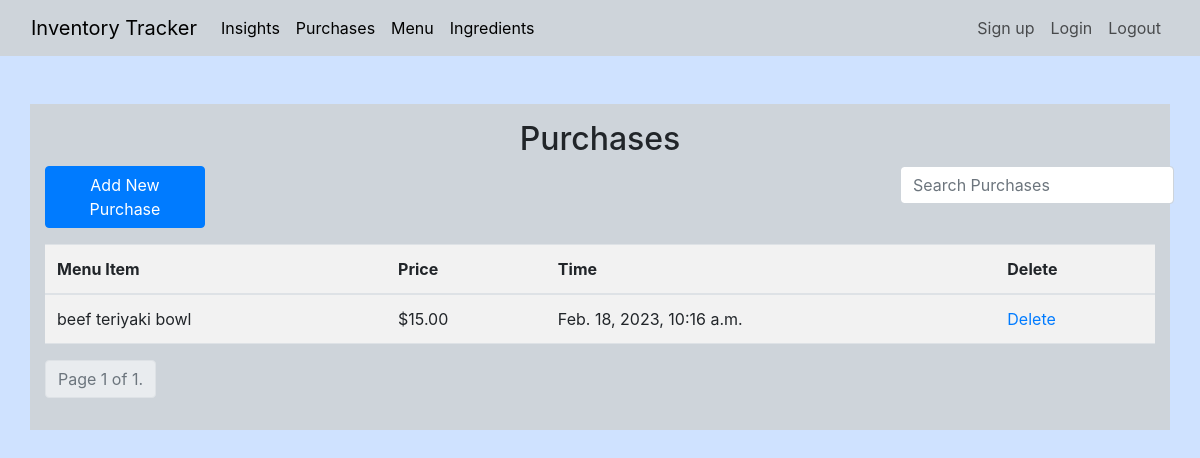
The page /purchases/ (signed in) on the database its author committed.
### inventoryApp/models.py (models this page shows, shortened)
class Purchase(models.Model):
    menu_item = models.ForeignKey(MenuItem, on_delete=models.CASCADE)
    timestamp = models.DateTimeField(auto_now_add=True)
    user = models.ForeignKey(User, on_delete=models.CASCADE, default=None)

class MenuItem(models.Model):
    title = models.CharField(max_length=200, unique=True)
    price = models.FloatField(default=0.00)
    user = models.ForeignKey(User, on_delete=models.CASCADE, default=None)
    def __str__(self):
        return self.title

### inventoryApp/views.py (the view)
# urls.py: path('purchases/', PurchaseListView.as_view(), name='purchase-detail'),
class PurchaseListView(LoginRequiredMixin, ListView):
    template_name = 'inventoryApp/purchases.html'
    model = Purchase
    ordering = ['timestamp']
    paginate_by = 15
    def get_queryset(self):
        queryset = super().get_queryset()
        queryset = queryset.filter(user=self.request.user)
        search_term = self.request.GET.get('search', None)
        if search_term:
            queryset = queryset.filter(menu_item__title__icontains=search_term)
        return queryset

### inventoryApp/templates/inventoryApp/purchases.html (shortened to what this page needs)
{% extends 'inventoryApp/base.html' %}
{% block content %}
<div class="container bg-dark-subtle mt-5 pt-3 pb-3">
    <h2 style="text-align: center">Purchases</h2>
    <div class="row justify-content-between mb-3">
        <div class="col-md-2">
            <a type="button" class="btn btn-primary btn-block" href="{% url 'add-purchase' %}">Add New Purchase</a>
        </div>
        <div class="col-md-3">
            <form action="" method="get">
              <input class="form-control" style="width: auto" type="text" name="search" placeholder="Search Purchases">
            </form>
        </div>
   </div>
    <div class="table-responsive">
        <table class="table table-striped">
            <head>
                <tr>
                    <th>Menu Item</th>
                    <th>Price</th>
                    <th>Time</th>
                    <th>Delete</th>
                </tr>
            </head>
            <tbody>
            {% for purchase in object_list %}
                <tr>
                    <td>{{ purchase.menu_item }}</td>
                    <td class="price">${{ purchase.menu_item.price|stringformat:".2f" }}</td>
                    <td>{{ purchase.timestamp }}</td>
                    <td><a href="{% url 'delete-purchase' purchase.id %}">Delete</a></td>
                </tr>
            {% empty %}
                <tr>
                    <td colspan="4">No results found.</td>
                </tr>
            {% endfor %}
            </tbody>
        </table>
    </div>
    <div>
      <ul class="pagination">
        <li class="page-item disabled">
          <span class="page-link bg-body-secondary">
            Page {{ page_obj.number }} of {{ page_obj.paginator.num_pages }}.
          </span>
        </li>
      </ul>
    </div>
</div>
{% endblock %}

### rows shown on the page
Purchase: menu_item "beef teriyaki bowl", menu_item.price "15.00", timestamp "Feb. 18, 2023, 10:16 a.m."

### other values the page prints
{{ page_obj.number }} "1"
{{ page_obj.paginator.num_pages }} "1"
